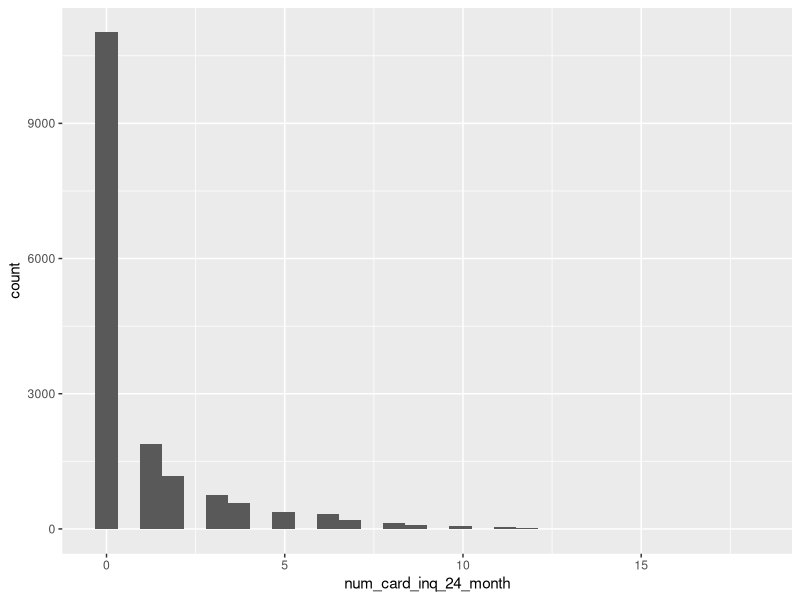
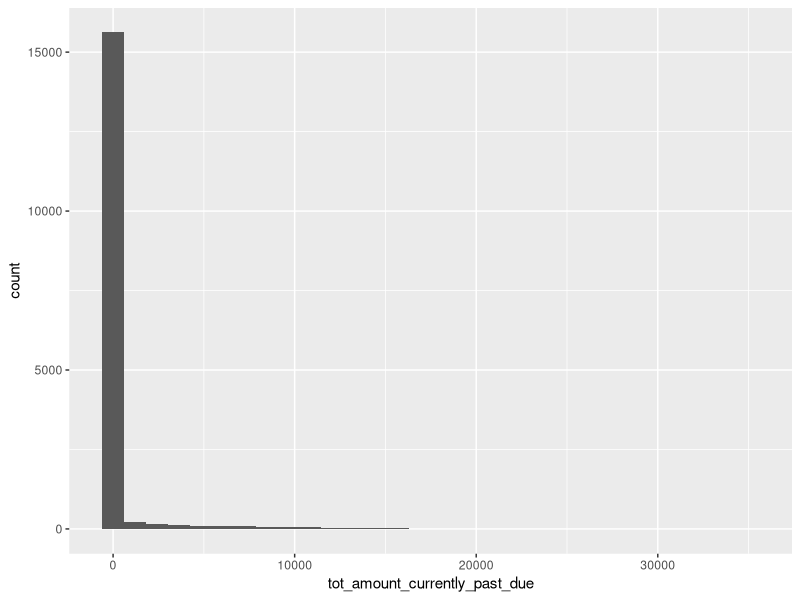
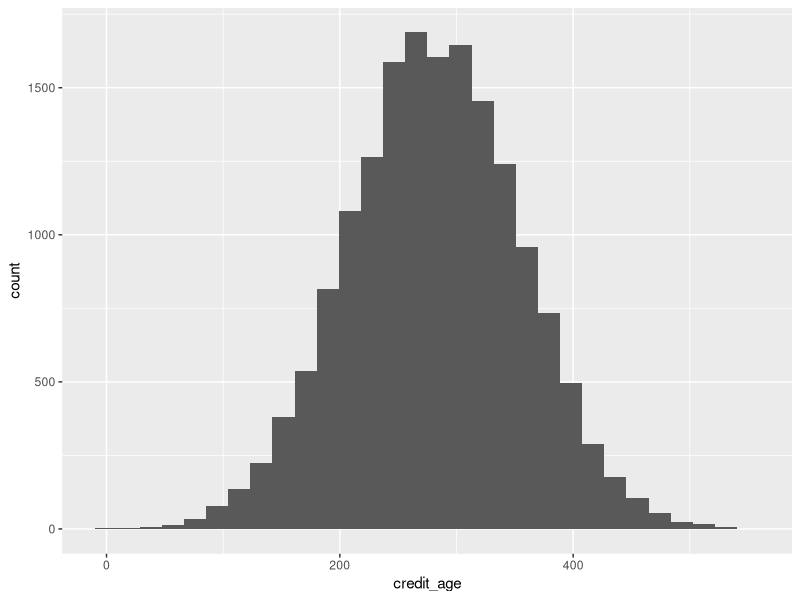

Write R code to recreate these figures, in order.
#Daniel "Tom" Gehman
#Professor Kennedy
#Final Data 180

library('readxl')
setwd("C:/Users/gehmand/OneDrive - Carlisle Area School District/Desktop/Data 180 dTomGehman/DATA180/Final")
loandefaults = read.csv("loan_default_data_set.csv")

#Question 1
#part a
dim(loandefaults) #20000x21, i.e., 20000 observations/rows and 21 variables/columns

#part b
colnames(loandefaults)

#part c
head(loandefaults) #All of the variables are numerical except for rep_education (ordinal and categorical) and Def_ind (binary and categorical).  

#part d
for (i in colnames(loandefaults)){
  cat(i, ":: ", sum(is.na(loandefaults[[i]]))/nrow(loandefaults)*100, "% \n")
}
#only pct_card_over_50_uti and rep_income have missing values.  They are missing 9.79% and 7.795% respectively. 

#part e
#There are a few ways to deal with these missing values.  
#If finding summary statistics of each column, the values should be deleted.  
#When displaying data, it should be noted to the reader that there is a certain percentage of missing values.  
#Depending on my goal, I could delete the two columns with missing values from the dataset, or I could delete all observations with any missing values.  

#part f
#This data has predictor variables and a definite response variable.  
#Therefore, it would make the most sense to apply a supervised learning model.  
#Supervised learning requires a predictor and response to be established, while unsupervised learning has no predictors/responses.  

#part g
library('dplyr')
loandefaults = filter(loandefaults, !(is.na(pct_card_over_50_uti)|is.na(rep_income)))
dim(loandefaults) #Observations reduced to 16653


#Question 2
#part a
summary(loandefaults)

#part b
#additionally find modes of each
names(sort(-table(loandefaults$num_card_inq_24_month)))[1]#0
names(sort(-table(loandefaults$tot_amount_currently_past_due)))[1]#0
names(sort(-table(loandefaults$credit_age)))[1]#295

#num_card_inq_24_month is right-skewed.  It has a median of 0 and a mean of 1.044.  
#Most of the data are 0s (mode=0) with some higher numbers that contribute to the mean.  
#tot_amount_currently_past_due is similar.  The median of 0 is much less than the mean of 354.2.  
#It is right-skewed.
#credit age is close to being centered.  The median is 281, and the mean is 280.9.  
#By this metric, it is very slightly left-skewed, almost symmetrical (bell-shaped).  
#The mode is 295, which is a bit higher than I'd expect.  This implies a bit of a further left skew, 
#but not much since the mean and median are still so similar.  

#part c
library('ggplot2')
ggplot(loandefaults, aes(num_card_inq_24_month)) + geom_histogram() #this confirms the strong right skew
ggplot(loandefaults, aes(tot_amount_currently_past_due)) + geom_histogram() #this confirms the strong right skew
ggplot(loandefaults, aes(credit_age)) + geom_histogram() #this shows a strong bell shape.  

#part d
print(levels(factor(loandefaults$rep_education))) #the 4 categories
#one way to assign numbers would be through a levels system, where each category gets a number
#These categories seem to have a natural order that could be 0-other, 1-high_school, 2-college, 3-graduate
#This solution creates one variable and has a hierarchy.  

#Additionally, another option is to have four variables created, each representing a level.  
#A 1 or 0 is assigned for each object depending on whether or not it matches the level.  
#E.g., an account with college ed would be assigned 1 for "college" and 0 for all others.  
#This solution has no hierarchy.  It makes a sparse matrix with multiple variables.  



#note: add labels to histograms